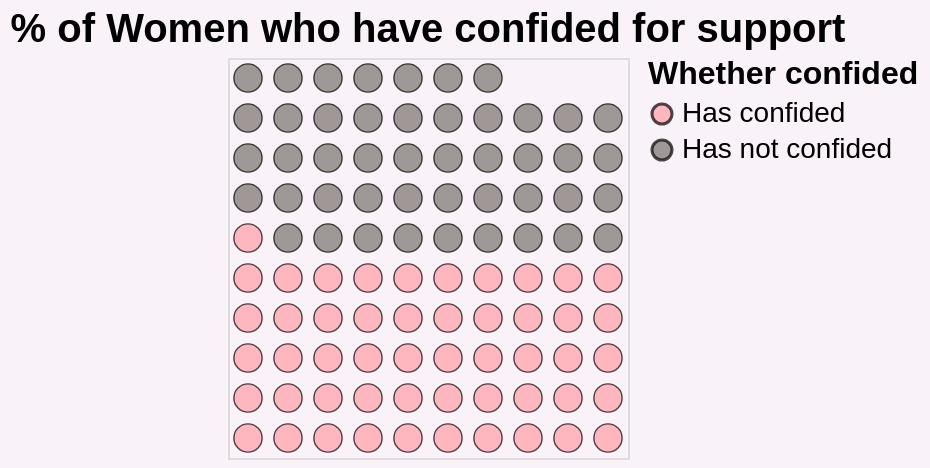

Vega-Lite specification stored for this chart:
### Vega-Lite specification from a JSON file in a GitHub repository (floating-point values rounded to 4 significant figures)
{"$schema": "https://vega.github.io/schema/vega-lite/v5.json", "description": "A waffle chart showing the percentage of people who have confided.", "title": {"text": "% of Women who have confided for support", "fontSize": 20, "anchor": "middle"}, "data": {"values": [{"Gender": "Female", "Whether confided": "Has confided", "Value": 653.1}, {"Gender": "Female", "Whether confided": "Has not confided", "Value": 600.0}]}, "transform": [{"joinaggregate": [{"op": "sum", "field": "Value", "as": "Total"}]}, {"calculate": "datum.Value / datum.Total * 100", "as": "PercentOfTotal"}, {"calculate": "floor(datum.PercentOfTotal)", "as": "WholePercent"}, {"calculate": "sequence(1, datum.WholePercent)", "as": "S"}, {"flatten": ["S"]}, {"window": [{"op": "row_number", "as": "id"}], "sort": [{"field": "Whether confided", "order": "ascending"}]}, {"calculate": "ceil(datum.id / 10)", "as": "row"}, {"calculate": "datum.id - datum.row * 10", "as": "col"}], "mark": {"type": "circle", "filled": true, "stroke": "black", "strokeWidth": 0.7}, "encoding": {"x": {"field": "col", "type": "ordinal", "axis": null}, "y": {"field": "row", "type": "ordinal", "axis": null, "sort": "-y"}, "color": {"field": "Whether confided", "type": "nominal", "scale": {"range": ["#ff9da6", "#79706e"]}, "legend": {"orient": "right", "offset": 10, "labelOffset": 3, "titlePadding": 5, "titleFontSize": 16, "labelFontSize": 14}}, "size": {"value": 200}, "tooltip": [{"field": "Whether confided", "type": "nominal"}, {"field": "PercentOfTotal", "type": "quantitative", "title": "Percentage", "format": ".2f"}]}, "config": {"background": "#d6a5c924", "legend": {"labelFontSize": 14, "titleFontSize": 16}}}
